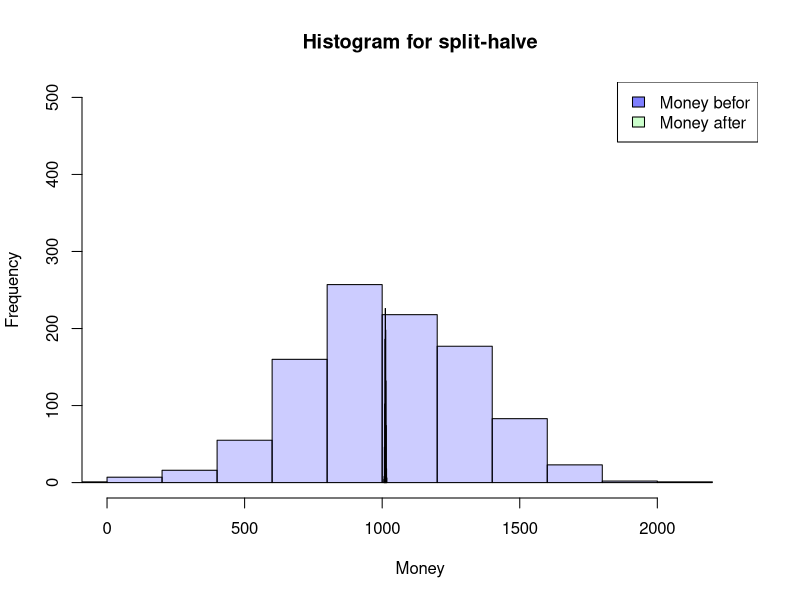
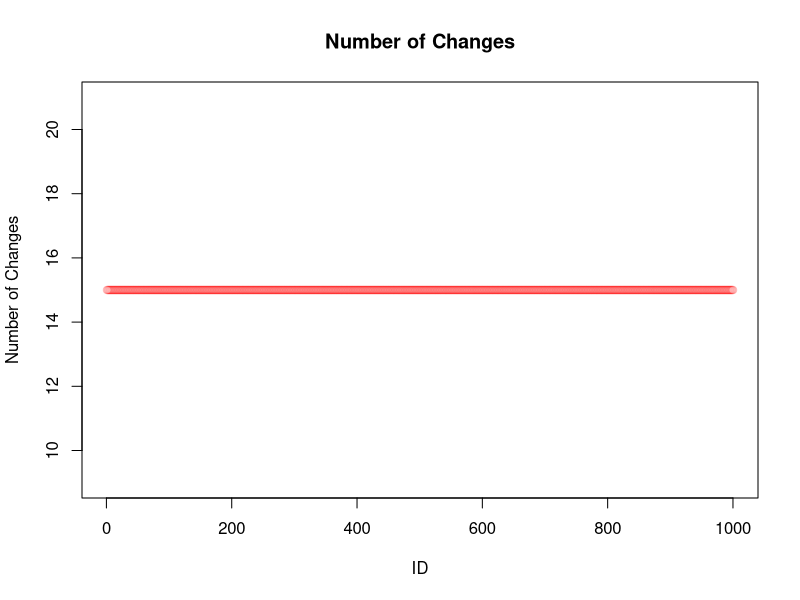
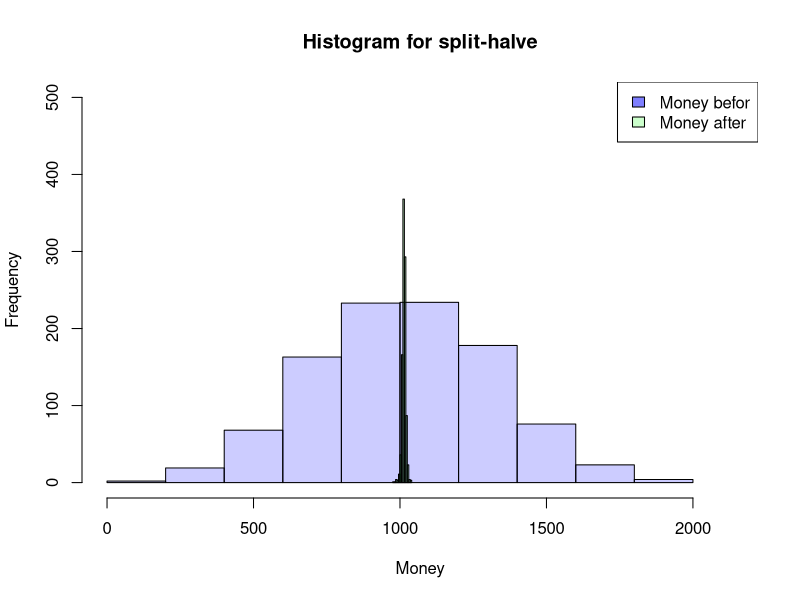
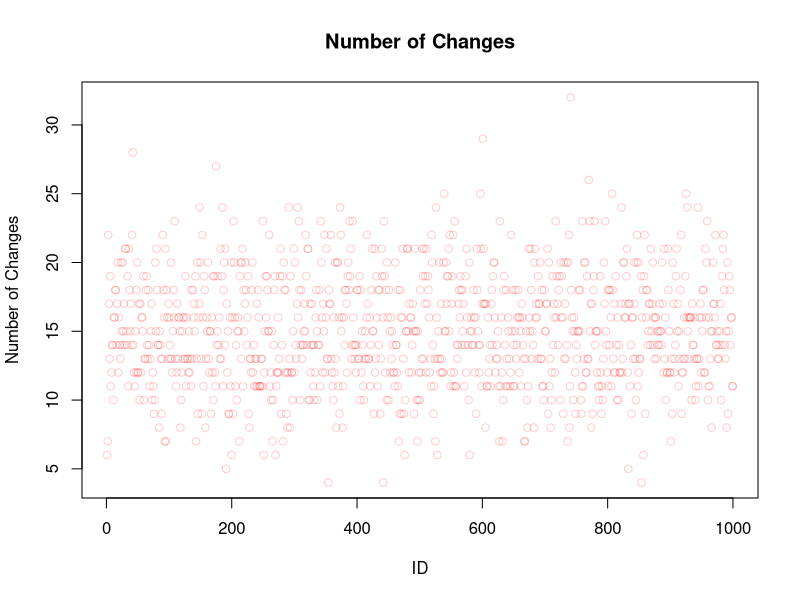
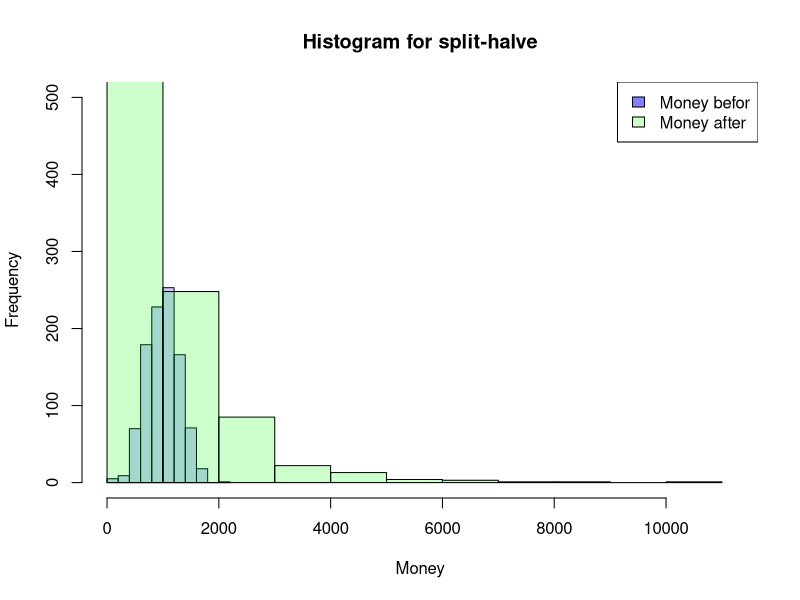
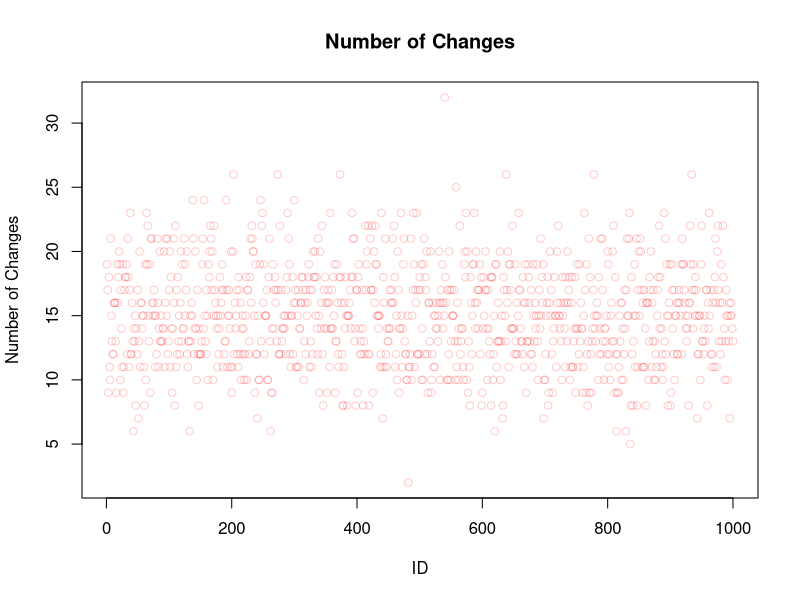

Write R code to recreate these figures, in order.
## ---- chunk 1
SplitHalve <- function(nAgent,maxExchange,Money_mean=1000,Money_sd=300) {
  df <- data.frame(ID=seq(1,nAgent),
                   nE=0,
                   Ms=rnorm(nAgent, mean = Money_mean, sd = Money_sd),
                   MT=0,Me=0)
  df$Me <- df$Ms
  iE <- 1
  while (iE <= maxExchange) {
    df$MT <- df$Me
    rdf <- sample(df[df$nE < iE,"ID"], size=2)
    df[(df$ID == rdf[1] | df$ID == rdf[2]),"nE"] <-
      df[(df$ID == rdf[1] | df$ID == rdf[2]),"nE"]+1
    df[(df$ID == rdf[1] | df$ID == rdf[2]),"Me"] <-
      sum(df[(df$ID == rdf[1] | df$ID == rdf[2]),"MT"])/2
    if (NROW(df[df$nE < iE,"ID"]) < 2) {
      iE <- iE+1
      }
  }
  return(df)
}

## ---- chunk 2
df <- SplitHalve(1000,15)

summary(df)
hist(df$Ms, xlab="Money",main="Histogram for split-halve",
     col=rgb(0,0,1,0.2),
     xlim=c(0,max(c(df$Me,df$Ms)))*1.1,ylim=c(0,nrow(df)/2))
hist(df$Me, col=rgb(0,1,0,0.2),
     add=TRUE)
legend('topright', c('Money befor', 'Money after'),
       fill=c(rgb(0,0,1,0.5), rgb(0,1,0,0.2)))

plot(df$ID,df$nE,main="Number of Changes",
     xlab="ID",ylab="Number of Changes",
     col=rgb(1,0,0,0.2))

## ---- chunk 3
SplitHalve2 <- function(nAgent,maxExchange,Money_mean=1000,Money_sd=300) {
  df <- data.frame(ID=seq(1,nAgent),
                   nE=0,
                   Ms=rnorm(nAgent, mean = Money_mean, sd = Money_sd),
                   MT=0,Me=0)
  df$Me <- df$Ms
  iE <- 1
  while (iE <= maxExchange) {
    df$MT <- df$Me
    rdf <- sample(df$ID, size=2)
    df[(df$ID == rdf[1] | df$ID == rdf[2]),"nE"] <-
      df[(df$ID == rdf[1] | df$ID == rdf[2]),"nE"]+1
    df[(df$ID == rdf[1] | df$ID == rdf[2]),"Me"] <-
      sum(df[(df$ID == rdf[1] | df$ID == rdf[2]),"MT"])/2
    iE <- iE+1
  }
  return(df)
}
## ---- chunk 4
df <- SplitHalve2(1000,7500)

summary(df)
hist(df$Ms, xlab="Money",main="Histogram for split-halve",
     col=rgb(0,0,1,0.2),
     xlim=c(0,max(c(df$Me,df$Ms)))*1.1,ylim=c(0,nrow(df)/2))
hist(df$Me, col=rgb(0,1,0,0.2),
     add=TRUE)
legend('topright', c('Money befor', 'Money after'),
       fill=c(rgb(0,0,1,0.5), rgb(0,1,0,0.2)))

plot(df$ID,df$nE,main="Number of Changes",
     xlab="ID",ylab="Number of Changes",
     col=rgb(1,0,0,0.2))
## ---- chunk 5
SplitRandom <- function(nAgent,maxExchange,Money_mean=1000,Money_sd=300) {
  df <- data.frame(ID=seq(1,nAgent),
                   nE=0,
                   Ms=rnorm(nAgent, mean = Money_mean, sd = Money_sd),
                   MT=0,Me=0)
  df$Me <- df$Ms
  iE <- 1
  while (iE <= maxExchange) {
    df$MT <- df$Me
    rdf <- sample(df$ID, size=2)
    rds <- sample(0:100, size=1)/100
    df[(df$ID == rdf[1] | df$ID == rdf[2]),"nE"] <-
      df[(df$ID == rdf[1] | df$ID == rdf[2]),"nE"]+1
    df[(df$ID == rdf[1] | df$ID == rdf[2]),"Me"] <-
      sum(df[(df$ID == rdf[1] | df$ID == rdf[2]),"MT"])*c(rds,1-rds)
    iE <- iE+1
  }
  return(df)
}

## ---- chunk 6
df <- SplitRandom(1000,7500)

summary(df)
hist(df$Ms, xlab="Money",main="Histogram for split-halve",
     col=rgb(0,0,1,0.2),
     xlim=c(0,max(c(df$Me,df$Ms)))*1.1,ylim=c(0,nrow(df)/2))
hist(df$Me, col=rgb(0,1,0,0.2),
     add=TRUE)
legend('topright', c('Money befor', 'Money after'),
       fill=c(rgb(0,0,1,0.5), rgb(0,1,0,0.2)))

plot(df$ID,df$nE,main="Number of Changes",
     xlab="ID",ylab="Number of Changes",
     col=rgb(1,0,0,0.2))
